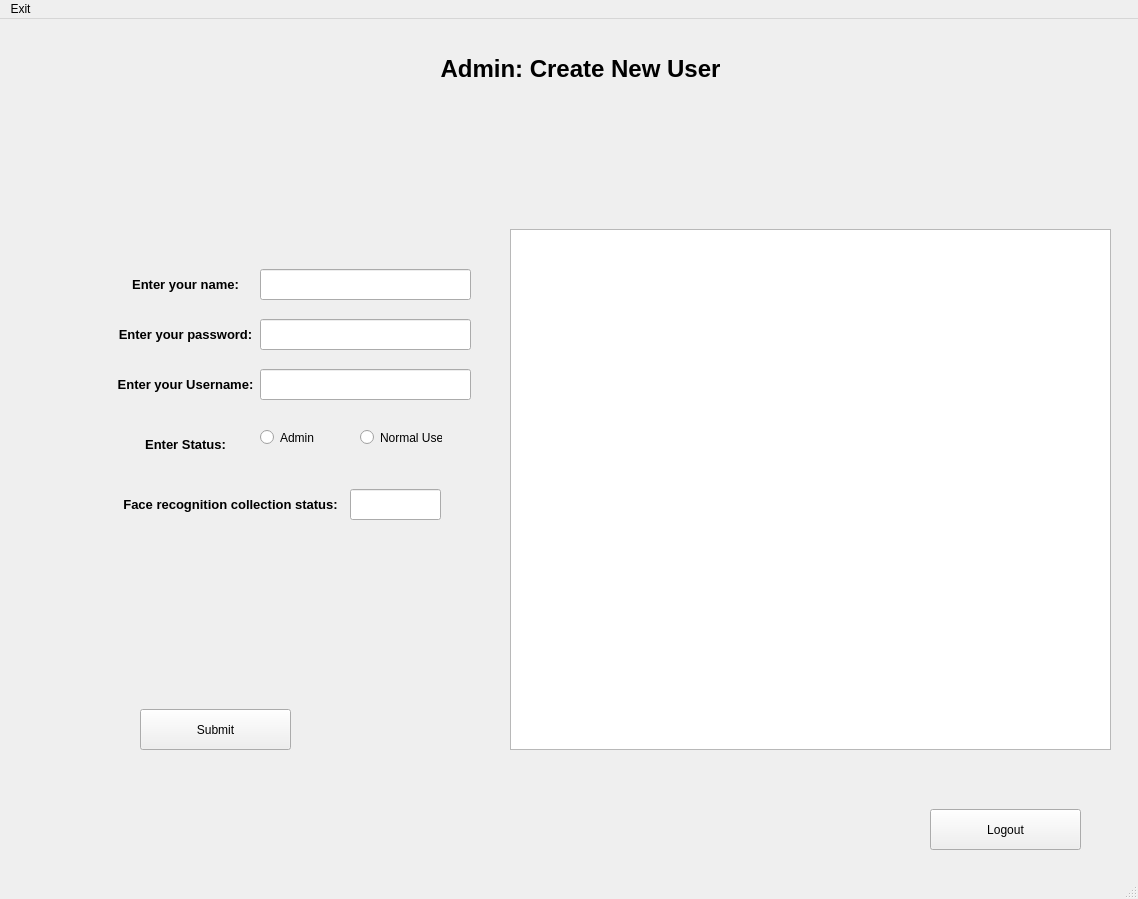
<?xml version="1.0" encoding="UTF-8"?>
<ui version="4.0">
 <class>MainWindow</class>
 <widget class="QMainWindow" name="MainWindow">
  <property name="geometry">
   <rect>
    <x>0</x>
    <y>0</y>
    <width>1138</width>
    <height>899</height>
   </rect>
  </property>
  <property name="windowTitle">
   <string>MainWindow</string>
  </property>
  <widget class="QWidget" name="centralwidget">
   <widget class="QLabel" name="label">
    <property name="geometry">
     <rect>
      <x>470</x>
      <y>60</y>
      <width>231</width>
      <height>171</height>
     </rect>
    </property>
    <property name="text">
     <string>&lt;html&gt;&lt;head/&gt;&lt;body&gt;&lt;p&gt;&lt;img src=&quot;:/newPrefix/Webp.net-resizeimage.jpg&quot;/&gt;&lt;/p&gt;&lt;/body&gt;&lt;/html&gt;</string>
    </property>
   </widget>
   <widget class="QPushButton" name="pushButton_2">
    <property name="geometry">
     <rect>
      <x>930</x>
      <y>790</y>
      <width>151</width>
      <height>41</height>
     </rect>
    </property>
    <property name="text">
     <string>Logout</string>
    </property>
   </widget>
   <widget class="QGraphicsView" name="graphicsView">
    <property name="geometry">
     <rect>
      <x>510</x>
      <y>210</y>
      <width>601</width>
      <height>521</height>
     </rect>
    </property>
   </widget>
   <widget class="QLineEdit" name="lineEdit">
    <property name="geometry">
     <rect>
      <x>260</x>
      <y>300</y>
      <width>211</width>
      <height>31</height>
     </rect>
    </property>
   </widget>
   <widget class="QPushButton" name="pushButton_3">
    <property name="geometry">
     <rect>
      <x>140</x>
      <y>690</y>
      <width>151</width>
      <height>41</height>
     </rect>
    </property>
    <property name="text">
     <string>Submit</string>
    </property>
   </widget>
   <widget class="QRadioButton" name="radioButton">
    <property name="geometry">
     <rect>
      <x>260</x>
      <y>410</y>
      <width>82</width>
      <height>17</height>
     </rect>
    </property>
    <property name="text">
     <string>Admin</string>
    </property>
   </widget>
   <widget class="QRadioButton" name="radioButton_2">
    <property name="geometry">
     <rect>
      <x>360</x>
      <y>410</y>
      <width>82</width>
      <height>17</height>
     </rect>
    </property>
    <property name="text">
     <string>Normal User</string>
    </property>
   </widget>
   <widget class="QLabel" name="label_2">
    <property name="geometry">
     <rect>
      <x>430</x>
      <y>-10</y>
      <width>301</width>
      <height>121</height>
     </rect>
    </property>
    <property name="text">
     <string>&lt;html&gt;&lt;head/&gt;&lt;body&gt;&lt;p align=&quot;center&quot;&gt;&lt;span style=&quot; font-size:18pt; font-weight:600;&quot;&gt;Admin: Create New User&lt;/span&gt;&lt;/p&gt;&lt;/body&gt;&lt;/html&gt;</string>
    </property>
   </widget>
   <widget class="QLabel" name="label_3">
    <property name="geometry">
     <rect>
      <x>110</x>
      <y>240</y>
      <width>151</width>
      <height>51</height>
     </rect>
    </property>
    <property name="text">
     <string>&lt;html&gt;&lt;head/&gt;&lt;body&gt;&lt;p align=&quot;center&quot;&gt;&lt;span style=&quot; font-size:10pt; font-weight:600;&quot;&gt;Enter your name:&lt;/span&gt;&lt;/p&gt;&lt;/body&gt;&lt;/html&gt;</string>
    </property>
   </widget>
   <widget class="QLabel" name="label_4">
    <property name="geometry">
     <rect>
      <x>110</x>
      <y>290</y>
      <width>151</width>
      <height>51</height>
     </rect>
    </property>
    <property name="text">
     <string>&lt;html&gt;&lt;head/&gt;&lt;body&gt;&lt;p align=&quot;center&quot;&gt;&lt;span style=&quot; font-size:10pt; font-weight:600;&quot;&gt;Enter your password:&lt;/span&gt;&lt;/p&gt;&lt;/body&gt;&lt;/html&gt;</string>
    </property>
   </widget>
   <widget class="QLabel" name="label_5">
    <property name="geometry">
     <rect>
      <x>110</x>
      <y>340</y>
      <width>151</width>
      <height>51</height>
     </rect>
    </property>
    <property name="text">
     <string>&lt;html&gt;&lt;head/&gt;&lt;body&gt;&lt;p align=&quot;center&quot;&gt;&lt;span style=&quot; font-size:10pt; font-weight:600;&quot;&gt;Enter your Username:&lt;/span&gt;&lt;/p&gt;&lt;/body&gt;&lt;/html&gt;</string>
    </property>
   </widget>
   <widget class="QLabel" name="label_6">
    <property name="geometry">
     <rect>
      <x>110</x>
      <y>400</y>
      <width>151</width>
      <height>51</height>
     </rect>
    </property>
    <property name="text">
     <string>&lt;html&gt;&lt;head/&gt;&lt;body&gt;&lt;p align=&quot;center&quot;&gt;&lt;span style=&quot; font-size:10pt; font-weight:600;&quot;&gt;Enter Status:&lt;/span&gt;&lt;/p&gt;&lt;/body&gt;&lt;/html&gt;</string>
    </property>
   </widget>
   <widget class="QLabel" name="label_7">
    <property name="geometry">
     <rect>
      <x>110</x>
      <y>460</y>
      <width>241</width>
      <height>51</height>
     </rect>
    </property>
    <property name="text">
     <string>&lt;html&gt;&lt;head/&gt;&lt;body&gt;&lt;p align=&quot;center&quot;&gt;&lt;span style=&quot; font-size:10pt; font-weight:600;&quot;&gt;Face recognition collection status:&lt;/span&gt;&lt;/p&gt;&lt;/body&gt;&lt;/html&gt;</string>
    </property>
   </widget>
   <widget class="QLineEdit" name="lineEdit_2">
    <property name="geometry">
     <rect>
      <x>260</x>
      <y>350</y>
      <width>211</width>
      <height>31</height>
     </rect>
    </property>
   </widget>
   <widget class="QLineEdit" name="lineEdit_3">
    <property name="geometry">
     <rect>
      <x>260</x>
      <y>250</y>
      <width>211</width>
      <height>31</height>
     </rect>
    </property>
   </widget>
   <widget class="QLineEdit" name="lineEdit_5">
    <property name="geometry">
     <rect>
      <x>350</x>
      <y>470</y>
      <width>91</width>
      <height>31</height>
     </rect>
    </property>
   </widget>
  </widget>
  <widget class="QMenuBar" name="menubar">
   <property name="geometry">
    <rect>
     <x>0</x>
     <y>0</y>
     <width>1138</width>
     <height>21</height>
    </rect>
   </property>
   <widget class="QMenu" name="menuExit">
    <property name="title">
     <string>Exit</string>
    </property>
   </widget>
   <addaction name="menuExit"/>
  </widget>
  <widget class="QStatusBar" name="statusbar"/>
 </widget>
 <resources>
  <include location="rochePic.qrc"/>
 </resources>
 <connections/>
</ui>
